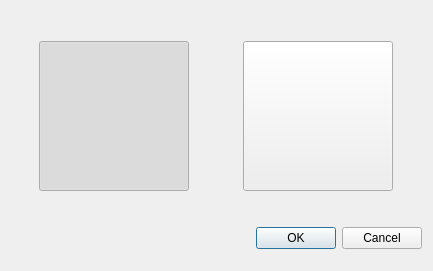
<?xml version="1.0" encoding="UTF-8"?>
<ui version="4.0">
 <class>SelectRestDialog</class>
 <widget class="QDialog" name="SelectRestDialog">
  <property name="geometry">
   <rect>
    <x>0</x>
    <y>0</y>
    <width>433</width>
    <height>271</height>
   </rect>
  </property>
  <property name="windowTitle">
   <string>Dialog</string>
  </property>
  <layout class="QVBoxLayout" name="verticalLayout_3">
   <item>
    <layout class="QHBoxLayout" name="horizontalLayout">
     <item>
      <layout class="QVBoxLayout" name="verticalLayout">
       <property name="leftMargin">
        <number>20</number>
       </property>
       <property name="topMargin">
        <number>20</number>
       </property>
       <property name="rightMargin">
        <number>20</number>
       </property>
       <property name="bottomMargin">
        <number>20</number>
       </property>
       <item>
        <widget class="QPushButton" name="pb_quarter_note">
         <property name="minimumSize">
          <size>
           <width>150</width>
           <height>150</height>
          </size>
         </property>
         <property name="maximumSize">
          <size>
           <width>150</width>
           <height>150</height>
          </size>
         </property>
         <property name="text">
          <string/>
         </property>
         <property name="icon">
          <iconset>
           <normaloff>:/icons/icons/quarter-note-rest-512px-cut.png</normaloff>:/icons/icons/quarter-note-rest-512px-cut.png</iconset>
         </property>
         <property name="iconSize">
          <size>
           <width>50</width>
           <height>50</height>
          </size>
         </property>
         <property name="checkable">
          <bool>true</bool>
         </property>
         <property name="checked">
          <bool>true</bool>
         </property>
         <property name="autoExclusive">
          <bool>true</bool>
         </property>
        </widget>
       </item>
      </layout>
     </item>
     <item>
      <layout class="QVBoxLayout" name="verticalLayout_2">
       <property name="spacing">
        <number>7</number>
       </property>
       <property name="leftMargin">
        <number>20</number>
       </property>
       <property name="topMargin">
        <number>20</number>
       </property>
       <property name="rightMargin">
        <number>20</number>
       </property>
       <property name="bottomMargin">
        <number>20</number>
       </property>
       <item>
        <widget class="QPushButton" name="pb_caesura">
         <property name="sizePolicy">
          <sizepolicy hsizetype="Minimum" vsizetype="Fixed">
           <horstretch>0</horstretch>
           <verstretch>0</verstretch>
          </sizepolicy>
         </property>
         <property name="minimumSize">
          <size>
           <width>150</width>
           <height>150</height>
          </size>
         </property>
         <property name="maximumSize">
          <size>
           <width>150</width>
           <height>150</height>
          </size>
         </property>
         <property name="text">
          <string/>
         </property>
         <property name="icon">
          <iconset>
           <normaloff>:/icons/icons/caesura-512px.png</normaloff>:/icons/icons/caesura-512px.png</iconset>
         </property>
         <property name="iconSize">
          <size>
           <width>50</width>
           <height>50</height>
          </size>
         </property>
         <property name="checkable">
          <bool>true</bool>
         </property>
         <property name="autoExclusive">
          <bool>true</bool>
         </property>
        </widget>
       </item>
      </layout>
     </item>
    </layout>
   </item>
   <item>
    <widget class="QDialogButtonBox" name="buttonBox">
     <property name="orientation">
      <enum>Qt::Horizontal</enum>
     </property>
     <property name="standardButtons">
      <set>QDialogButtonBox::Cancel|QDialogButtonBox::Ok</set>
     </property>
    </widget>
   </item>
  </layout>
 </widget>
 <resources/>
 <connections>
  <connection>
   <sender>buttonBox</sender>
   <signal>accepted()</signal>
   <receiver>SelectRestDialog</receiver>
   <slot>accept()</slot>
   <hints>
    <hint type="sourcelabel">
     <x>248</x>
     <y>254</y>
    </hint>
    <hint type="destinationlabel">
     <x>157</x>
     <y>274</y>
    </hint>
   </hints>
  </connection>
  <connection>
   <sender>buttonBox</sender>
   <signal>rejected()</signal>
   <receiver>SelectRestDialog</receiver>
   <slot>reject()</slot>
   <hints>
    <hint type="sourcelabel">
     <x>316</x>
     <y>260</y>
    </hint>
    <hint type="destinationlabel">
     <x>286</x>
     <y>274</y>
    </hint>
   </hints>
  </connection>
 </connections>
</ui>
